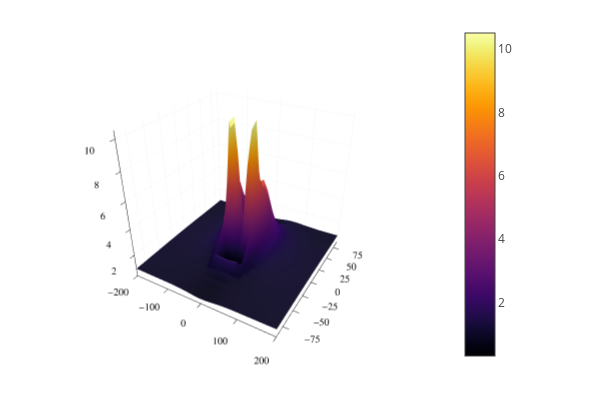

The cell this chart's notebook holds for it:
### Code cell
plotly()
surface(xA,yA,imagenE)

### Figure 1 — Plotly figure (JSON) as saved in the notebook; plotly's stock layout.template omitted (floating-point values rounded to 4 significant figures; data arrays with more than 128 entries replaced by an {"elided": "..."} marker saying what was removed)
{"data": [{"cmax": 10.49, "cmin": 0.2885, "colorbar": {"len": 0.9525, "title": {"text": ""}, "x": 0.7578, "y": 0.5139}, "colorscale": {"elided": "256x2 mixed values"}, "name": "y1", "opacity": null, "scene": "scene", "showlegend": false, "showscale": true, "type": "surface", "x": [-200, -190, -180, -170, -160, -150, -140, -130, -120, -110, -100, -90, -80, -70, -60, -50, -40, -30, -20, -10, 0, 10, 20, 30, 40, 50, 60, 70, 80, 90, 100, 110, 120, 130, 140, 150, 160, 170, 180, 190, 200], "xaxis": "x", "y": [-90, -79.5, -69, -58.5, -48, -37.5, -27, -16.5, -6, 4.5, 15, 25.5, 36, 46.5, 57, 67.5, 78, 88.5], "yaxis": "y", "z": {"elided": "18x41 float values"}, "zaxis": "z", "zmax": 10.49, "zmin": 0.2885}], "layout": {"annotations": [], "height": 400, "legend": {"bgcolor": "rgba(255, 255, 255, 1.000)", "bordercolor": "rgba(0, 0, 0, 1)", "borderwidth": 1, "font": {"color": "rgba(0, 0, 0, 1)", "family": "sans-serif", "size": 11}, "title": {"font": {"color": "rgba(0, 0, 0, 1)", "family": "sans-serif", "size": 15}, "text": ""}, "tracegroupgap": 0, "traceorder": "normal", "x": 1, "xanchor": "auto", "y": 1, "yanchor": "auto"}, "margin": {"b": 20, "l": 0, "r": 0, "t": 20}, "paper_bgcolor": "rgba(255, 255, 255, 1.000)", "plot_bgcolor": "rgba(255, 255, 255, 1.000)", "scene": {"aspectmode": "auto", "aspectratio": {"x": 1, "y": 1, "z": 1}, "camera": {"eye": {"x": 1.126, "y": -1.95, "z": 1.3}, "projection": "orthographic"}, "domain": {"x": [0.05101, 0.7578], "y": [0.03762, 0.9902]}, "xaxis": {"gridcolor": "rgba(0, 0, 0, 0.1)", "gridwidth": 0.5, "linecolor": "rgba(0, 0, 0, 1)", "mirror": false, "range": [-200, 200], "showgrid": true, "showline": true, "showticklabels": true, "tickangle": 0, "tickcolor": "rgb(0, 0, 0)", "tickfont": {"color": "rgba(0, 0, 0, 1)", "family": "sans-serif", "size": 11}, "tickmode": "array", "ticks": "inside", "ticktext": ["−200", "−100", "0", "100", "200"], "tickvals": [-200, -100, 0, 100, 200], "title": {"font": {"color": "rgba(0, 0, 0, 1)", "family": "sans-serif", "size": 15}, "text": ""}, "type": "linear", "visible": true, "zeroline": false, "zerolinecolor": "rgba(0, 0, 0, 1)"}, "yaxis": {"gridcolor": "rgba(0, 0, 0, 0.1)", "gridwidth": 0.5, "linecolor": "rgba(0, 0, 0, 1)", "mirror": false, "range": [-90, 88.5], "showgrid": true, "showline": true, "showticklabels": true, "tickangle": 0, "tickcolor": "rgb(0, 0, 0)", "tickfont": {"color": "rgba(0, 0, 0, 1)", "family": "sans-serif", "size": 11}, "tickmode": "array", "ticks": "inside", "ticktext": ["−75", "−50", "−25", "0", "25", "50", "75"], "tickvals": [-75, -50, -25, 0, 25, 50, 75], "title": {"font": {"color": "rgba(0, 0, 0, 1)", "family": "sans-serif", "size": 15}, "text": ""}, "type": "linear", "visible": true, "zeroline": false, "zerolinecolor": "rgba(0, 0, 0, 1)"}, "zaxis": {"gridcolor": "rgba(0, 0, 0, 0.1)", "gridwidth": 0.5, "linecolor": "rgba(0, 0, 0, 1)", "mirror": false, "range": [0.2885, 10.49], "showgrid": true, "showline": true, "showticklabels": true, "tickangle": 0, "tickcolor": "rgb(0, 0, 0)", "tickfont": {"color": "rgba(0, 0, 0, 1)", "family": "sans-serif", "size": 11}, "tickmode": "array", "ticks": "inside", "ticktext": ["2", "4", "6", "8", "10"], "tickvals": [2, 4, 6, 8, 10], "title": {"font": {"color": "rgba(0, 0, 0, 1)", "family": "sans-serif", "size": 15}, "text": ""}, "type": "linear", "visible": true, "zeroline": false, "zerolinecolor": "rgba(0, 0, 0, 1)"}}, "showlegend": true, "width": 600}}
